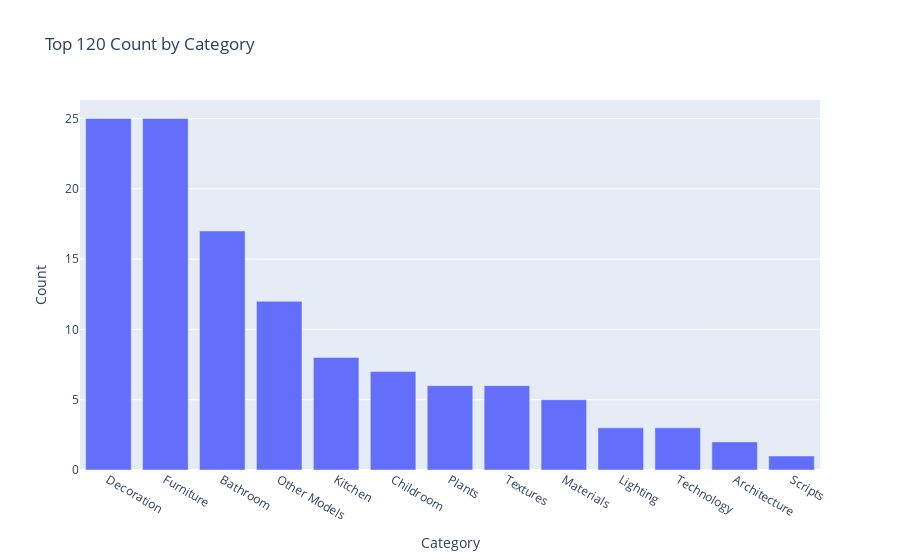

The notebook cell this image was saved under:
### Code cell
result_grouped_cat = result_vis.groupby(by=['Category'], as_index=False).size()
result_grouped_cat.columns = ['Category', 'Count']
result_grouped_sort = result_grouped_cat.sort_values(by='Count', ascending=False) # type: ignore

fig1 = px.bar(result_grouped_sort, x='Category', y='Count', title='Top 120 Count by Category')
fig1.show()

### Figure 1 — Plotly figure (JSON) as saved in the notebook; plotly's stock layout.template omitted (floating-point values rounded to 4 significant figures)
{"data": [{"alignmentgroup": "True", "hovertemplate": "Category=%{x}<br>Count=%{y}<extra></extra>", "legendgroup": "", "marker": {"color": "#636efa", "pattern": {"shape": ""}}, "name": "", "offsetgroup": "", "orientation": "v", "showlegend": false, "textposition": "auto", "type": "bar", "x": ["Decoration", "Furniture", "Bathroom", "Other Models", "Kitchen", "Childroom", "Plants", "Textures", "Materials", "Lighting", "Technology", "Architecture", "Scripts"], "xaxis": "x", "y": [25, 25, 17, 12, 8, 7, 6, 6, 5, 3, 3, 2, 1], "yaxis": "y"}], "layout": {"barmode": "relative", "legend": {"tracegroupgap": 0}, "title": {"text": "Top 120 Count by Category"}, "xaxis": {"anchor": "y", "domain": [0, 1], "title": {"text": "Category"}}, "yaxis": {"anchor": "x", "domain": [0, 1], "title": {"text": "Count"}}}}
